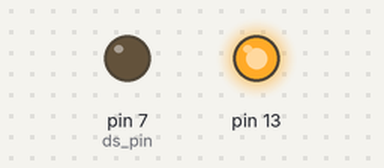
Bench run of a sketch on a simulated Arduino Uno, built with avr-gcc and run on an emulated ATmega328P. Shown: output pins drawn as LEDs (lit = HIGH). Pins used as bus, display or sensor lines are not drawn; what the sketch prints to the serial monitor is not drawn.

Above: at 0.7 s.
At 20.9 s:
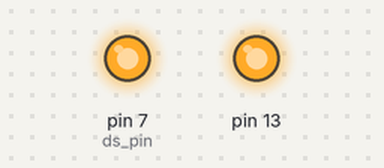
Timing chart, 0 to 28.1 s (numbered marks = the images above):
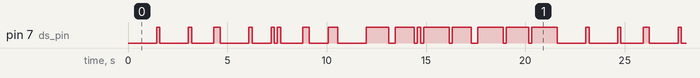

Measured:
- by itself, pin 7 (ds_pin): moves between LOW and HIGH, repeating every 21.6 s
- by itself, everything shown: repeats every 21.6 s, in 32 steps

The sketch:

_74LS95N.ino
```cpp
#define ds_pin 7
#define clk_pin 6

void setup() {
  pinMode(ds_pin, OUTPUT);
  pinMode(clk_pin, OUTPUT);

  pinMode(13, OUTPUT);
  digitalWrite(13, HIGH);

  Serial.begin(9600);
}

void loop() {
  for(byte i = 0; i < 0b00001111; i++){
    outToCounter(i);
    delay(800);
  }
}

void outToCounter(byte b){


  for(byte i = 0 ; i < 4 ; i++){
    int outBit = (b & (1 << i))? HIGH : LOW;
    digitalWrite(ds_pin, outBit);
    delay(80);
    digitalWrite(clk_pin, LOW);
    delay(80);
    Serial.print(outBit);
    digitalWrite(clk_pin, HIGH);
  }
  Serial.println("");
}
```
